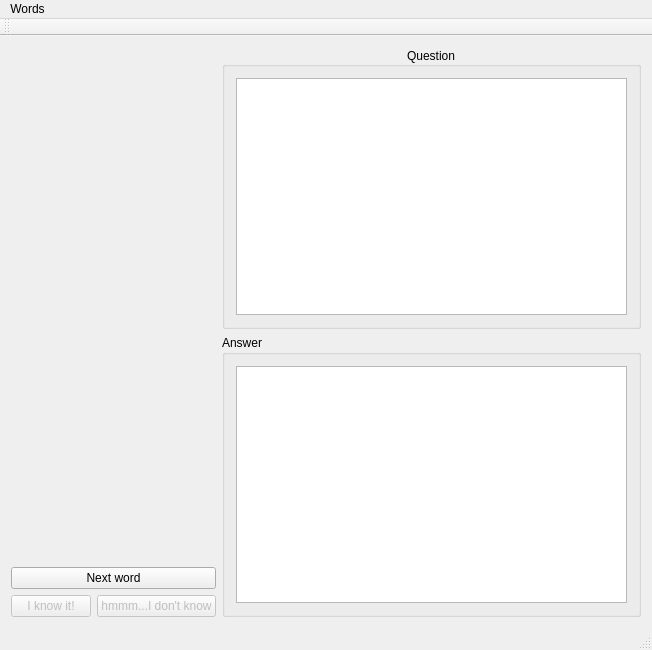
<?xml version="1.0" encoding="UTF-8"?>
<ui version="4.0">
 <class>MainWindow</class>
 <widget class="QMainWindow" name="MainWindow">
  <property name="geometry">
   <rect>
    <x>0</x>
    <y>0</y>
    <width>652</width>
    <height>650</height>
   </rect>
  </property>
  <property name="windowTitle">
   <string>MainWindow</string>
  </property>
  <widget class="QWidget" name="centralWidget">
   <layout class="QHBoxLayout" name="horizontalLayout_2">
    <item>
     <layout class="QVBoxLayout" name="verticalLayout_4">
      <item>
       <spacer name="verticalSpacer">
        <property name="orientation">
         <enum>Qt::Vertical</enum>
        </property>
        <property name="sizeHint" stdset="0">
         <size>
          <width>20</width>
          <height>40</height>
         </size>
        </property>
       </spacer>
      </item>
      <item>
       <widget class="QPushButton" name="pushButtonNextWord">
        <property name="text">
         <string>Next word</string>
        </property>
       </widget>
      </item>
      <item>
       <layout class="QHBoxLayout" name="horizontalLayout">
        <item>
         <widget class="QPushButton" name="pushButtonKnowIt">
          <property name="enabled">
           <bool>false</bool>
          </property>
          <property name="text">
           <string>I know it!</string>
          </property>
         </widget>
        </item>
        <item>
         <widget class="QPushButton" name="pushButtonDontKnowIt">
          <property name="enabled">
           <bool>false</bool>
          </property>
          <property name="text">
           <string>hmmm...I don't know</string>
          </property>
         </widget>
        </item>
       </layout>
      </item>
     </layout>
    </item>
    <item>
     <layout class="QVBoxLayout" name="verticalLayout_3">
      <item>
       <widget class="QGroupBox" name="groupBoxQuestions">
        <property name="title">
         <string>Question</string>
        </property>
        <property name="alignment">
         <set>Qt::AlignCenter</set>
        </property>
        <property name="checkable">
         <bool>false</bool>
        </property>
        <layout class="QVBoxLayout" name="verticalLayout">
         <item>
          <widget class="QTextEdit" name="textEditQuestion">
           <property name="readOnly">
            <bool>true</bool>
           </property>
          </widget>
         </item>
        </layout>
       </widget>
      </item>
      <item>
       <widget class="QGroupBox" name="groupBox">
        <property name="title">
         <string>Answer</string>
        </property>
        <layout class="QVBoxLayout" name="verticalLayout_2">
         <item>
          <widget class="QTextEdit" name="textEditAnswer">
           <property name="readOnly">
            <bool>true</bool>
           </property>
          </widget>
         </item>
        </layout>
       </widget>
      </item>
     </layout>
    </item>
   </layout>
  </widget>
  <widget class="QMenuBar" name="menuBar">
   <property name="geometry">
    <rect>
     <x>0</x>
     <y>0</y>
     <width>652</width>
     <height>21</height>
    </rect>
   </property>
   <widget class="QMenu" name="menuWords">
    <property name="title">
     <string>Words</string>
    </property>
    <addaction name="actionImportQA"/>
   </widget>
   <addaction name="menuWords"/>
  </widget>
  <widget class="QToolBar" name="mainToolBar">
   <attribute name="toolBarArea">
    <enum>TopToolBarArea</enum>
   </attribute>
   <attribute name="toolBarBreak">
    <bool>false</bool>
   </attribute>
  </widget>
  <widget class="QStatusBar" name="statusBar"/>
  <action name="actionImportQA">
   <property name="text">
    <string>import</string>
   </property>
  </action>
 </widget>
 <layoutdefault spacing="6" margin="11"/>
 <resources/>
 <connections/>
</ui>
